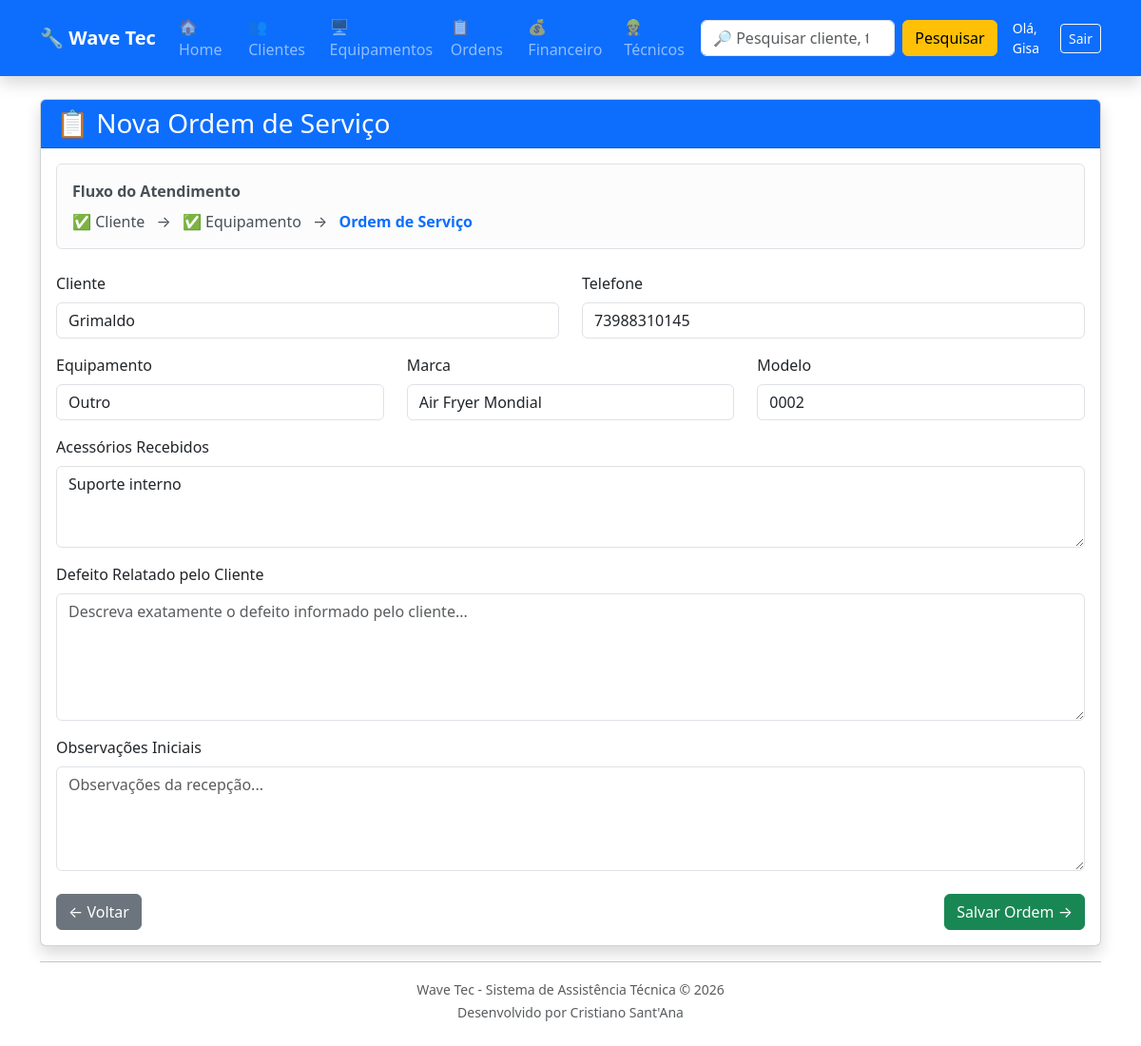
Page /ordens/nova/26/ (signed in) on the committed database.
### clientes/models.py (models this page shows, shortened)
class Cliente(models.Model):
    nome = models.CharField(max_length=100)
    telefone = models.CharField(max_length=20)
    endereco = models.CharField(max_length=200)

### equipamentos/models.py (models this page shows, shortened)
class Equipamento(models.Model):
    TIPOS = [
        ("TV", "Televisão"),
        ("NOTE", "Notebook"),
        ("PC", "Computador"),
        ("CEL", "Celular"),
        ("SOM", "Som"),
        ("MICRO", "Micro-ondas"),
        ("OUTRO", "Outro"),
    ]
    cliente = models.ForeignKey(
        Cliente,
        on_delete=models.CASCADE
    )
    tipo = models.CharField(
        max_length=20,
        choices=TIPOS
    )
    marca = models.CharField(
        max_length=50
    )
    modelo = models.CharField(
        max_length=50
    )
    numero_serie = models.CharField(
        max_length=100,
        blank=True
    )
    acessorios = models.TextField(
        blank=True
    )
    garantia = models.BooleanField(
        default=False
    )
    data_entrada = models.DateField(
        auto_now_add=True
    )
    status = models.CharField(
        max_length=30,
        default="Em análise"
    )

### ordens/views.py (the view, shortened to what this page needs)
@login_required
@tecnico_required
def nova_ordem(request, equipamento_id):
    equipamento = get_object_or_404(
        Equipamento,
        id=equipamento_id
    )
    cliente = equipamento.cliente
    return render(
        request,
        "ordens/nova_ordem.html",
        {
            "cliente": cliente,
            "equipamento": equipamento,
        }
    )

### ordens/templates/ordens/nova_ordem.html (shortened to what this page needs)
{% extends "base.html" %}
{% block content %}
<div class="card shadow">
    <div class="card-header bg-primary text-white">
        <h3 class="mb-0">
            📋 Nova Ordem de Serviço
        </h3>
    </div>
    <div class="card-body">
        <div class="alert alert-light border mb-4">
            <strong>Fluxo do Atendimento</strong>
            <div class="mt-2">
                ✅ Cliente
                <span class="mx-2">→</span>
                ✅ Equipamento
                <span class="mx-2">→</span>
                <strong class="text-primary">
                    Ordem de Serviço
                </strong>
            </div>
        </div>
        <form method="POST">
            <div class="row">
                <div class="col-md-6 mb-3">
                    <label class="form-label">
                        Cliente
                    </label>
                    <input
                        type="text"
                        class="form-control"
                        value="{{ cliente.nome }}"
                        readonly>
                </div>
                <div class="col-md-6 mb-3">
                    <label class="form-label">
                        Telefone
                    </label>
                    <input
                        type="text"
                        class="form-control"
                        value="{{ cliente.telefone }}"
                        readonly>
                </div>
            </div>
            <div class="row">
                <div class="col-md-4 mb-3">
                    <label class="form-label">
                        Equipamento
                    </label>
                    <input
                        type="text"
                        class="form-control"
                        value="{{ equipamento.get_tipo_display }}"
                        readonly>
                </div>
                <div class="col-md-4 mb-3">
                    <label class="form-label">
                        Marca
                    </label>
                    <input
                        type="text"
                        class="form-control"
                        value="{{ equipamento.marca }}"
                        readonly>
                </div>
                <div class="col-md-4 mb-3">
                    <label class="form-label">
                        Modelo
                    </label>
                    <input
                        type="text"
                        class="form-control"
                        value="{{ equipamento.modelo }}"
                        readonly>
                </div>
            </div>
            <div class="mb-3">
                <label class="form-label">
                    Acessórios Recebidos
                </label>
                <textarea
                    class="form-control"
                    rows="3"
                    readonly>{{ equipamento.acessorios }}</textarea>
            </div>
            <div class="mb-3">
                <label class="form-label">
                    Defeito Relatado pelo Cliente
                </label>
                <textarea
                    name="defeito"
                    class="form-control"
                    rows="5"
                    placeholder="Descreva exatamente o defeito informado pelo cliente..."
                    required></textarea>
            </div>
            <div class="mb-4">
                <label class="form-label">
                    Observações Iniciais
                </label>
                <textarea
                    name="observacoes"
                    class="form-control"
                    rows="4"
                    placeholder="Observações da recepção..."></textarea>
            </div>
            <div class="d-flex justify-content-between">
                <a
                    href="{% url 'novo_equipamento' cliente.id %}"
                    class="btn btn-secondary">
                    ← Voltar
                </a>
                <button
                    type="submit"
                    class="btn btn-success">
                    Salvar Ordem →
                </button>
            </div>
        </form>
    </div>
</div>
{% endblock %}

### templates/base.html (shortened to what this page needs)
<!DOCTYPE html>
<html lang="pt-br">
<head>
    <link href="https://cdn.jsdelivr.net/npm/bootstrap@5.3.7/dist/css/bootstrap.min.css" rel="stylesheet">
</head>
<body>
<nav class="navbar navbar-expand-lg navbar-dark bg-primary shadow">
    <div class="container">
        <a class="navbar-brand fw-bold" href="/">
            🔧 Wave Tec
        </a>
        <div class="collapse navbar-collapse" id="menu">
            <ul class="navbar-nav me-auto">
                <li class="nav-item">
                    <a class="nav-link" href="/">
                        🏠 Home
                    </a>
                </li>
                <li class="nav-item">
                    <a class="nav-link" href="/clientes/">
                    </a>
                </li>
                <li class="nav-item">
                    <a class="nav-link" href="/equipamentos/">
                        🖥 Equipamentos
                    </a>
                </li>
                <li class="nav-item">
                    <a class="nav-link" href="/ordens/">
                        📋 Ordens
                    </a>
                </li>
                <li class="nav-item">
                    <a class="nav-link" href="/financeiro/">
                        💰 Financeiro
                    </a>
                </li>
                {% if user.is_superuser or user.tecnico.perfil == 'ADMIN' %}
                <li class="nav-item">
                    <a class="nav-link" href="/usuarios/">
                        👷 Técnicos
                    </a>
                </li>
                {% endif %}
            </ul>
            <form
                class="d-flex"
                method="GET"
                action="/pesquisa/">
                <input
                    class="form-control me-2"
                    type="search"
                    name="q"
                    placeholder="🔎 Pesquisar cliente, telefone, equipamento..."
                    autocomplete="off">
                <button
                    class="btn btn-warning"
                    type="submit">
                    Pesquisar
                </button>
            </form>
            {% if user.is_authenticated %}
                <div class="d-flex align-items-center gap-2 ms-3 text-white">
                    <span class="small">Olá, {{ user.username }}</span>
                    <form method="post" action="{% url 'logout' %}" class="d-inline">
                        <button type="submit" class="btn btn-outline-light btn-sm">Sair</button>
                    </form>
                </div>
            {% endif %}
        </div>
    </div>
</nav>
<div class="container mt-4">
    {% block content %}
    {% endblock %}
    <hr>
    <div class="text-center text-muted mb-4">
        <small>
            Wave Tec - Sistema de Assistência Técnica © 2026
            <br>
            Desenvolvido por Cristiano Sant'Ana
        </small>
    </div>
</div>
</body>
</html>

### rows in the picture
Cliente: nome "Grimaldo", telefone "73988310145"
Equipamento: tipo "Outro", marca "Air Fryer Mondial", modelo "0002", acessorios "Suporte interno"

### other values in the picture
{{ user.username }} "Gisa"
